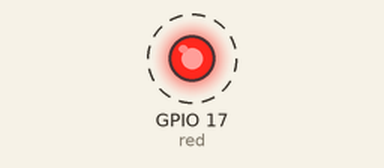
Simulated run of this program. Board: Raspberry Pi (BCM pin numbers). Shown: output pins drawn as LEDs (lit = HIGH). Dashed ring = blinking.

Above: at 0.5 s.
Timing chart, 0 to 4.6 s (numbered marks = the images above):
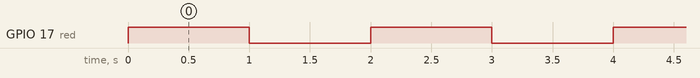

The program:

led.py
```python
#!/usr/bin/python
"""
 Author :Dharmendra Kumar Yadav
 this code is used control the Led at pin no 17
"""
from gpiozero import LED
from time import sleep

red = LED(17)

while True:
    red.on()
    sleep(1)
    red.off()
    sleep(1)
```

Measured:
- by itself, GPIO 17 (red): alternates HIGH for 1.0 s and LOW for 1.0 s
